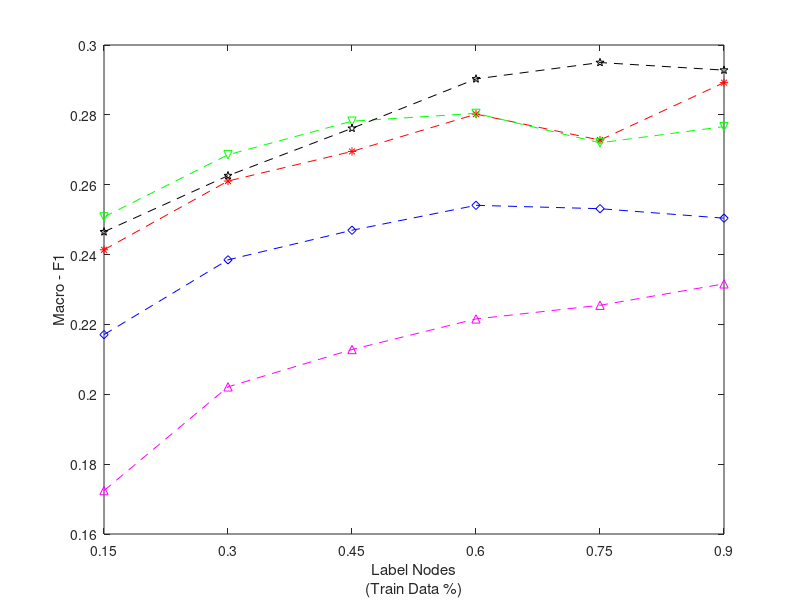

Reproduce this figure in MATLAB.
P=[1,0.15,0.35337124289195776,0.17242352932957677;
 1,0.30,0.3744851931751324,0.20213129894989737;
 1,0.45,0.38205319413373107,0.2128162599139786;
 1,0.60,0.38876633293738333,0.22157712442847435;
 1,0.75,0.39320652173913045,0.22548747891068294;
 1,0.90,0.4004092769440655,0.2316174200590683;
 2,0.15,0.387712036360685,0.21708291774693927;
 2,0.30,0.4005891016200295,0.23849483099124308;
 2,0.45,0.4062773540077529,0.24696215654973563;
 2,0.60,0.4072164948453608,0.2540967611606152;
 2,0.75,0.41301969365426694,0.253135200980507;
 2,0.90,0.40599455040871935,0.25041969614987764;
 3,0.15,0.3941510966693745,0.24137599464235854;
 3,0.30,0.4113181504485852,0.2610511757370638;
 3,0.45,0.4230720845389357,0.26952556996756233;
 3,0.60,0.42992587484916395,0.28020646275666206;
 3,0.75,0.42083562396921387,0.2727755896028444;
 3,0.90,0.43298969072164945,0.28922321963587794;
 4,0.15,0.3999513539808659,0.24714083251814095;
 4,0.30,0.4160548213411649,0.2689246839887169;
 4,0.45,0.4214731585518103,0.2791893873973378;
 4,0.60,0.4293292265571526,0.2922399171654099;
 4,0.75,0.4401555123576784,0.30129016053487784;
 4,0.90,0.4323024054982818,0.2925955520973394;
 5,0.15,0.40147284939710287,0.25078814340181954;
 5,0.30,0.4146293761001369,0.26857271353589074;
 5,0.45,0.4201909959072306,0.2781935327741083;
 5,0.60,0.4254668930390492,0.2804256968604849;
 5,0.75,0.417858106285406,0.27200932236103903;
 5,0.90,0.4169514695830485,0.27663115487094353;
 6,0.15,0.39742343218279047,0.24651029636517885;
 6,0.30,0.4067311488353731,0.2625914870253338;
 6,0.45,0.41678163802834567,0.2761489666258675;
 6,0.60,0.42988545643873655,0.29029623617136086;
 6,0.75,0.4403567447045708,0.29497887228808195;
 6,0.90,0.4336283185840708,0.2928046072211403;
 7,0.15,0.398538961038961,0.24782355968056285;
 7,0.30,0.41023365868086364,0.2636608065414223;
 7,0.45,0.428319253561972,0.28056517159684413;
 7,0.6,0.4372084988771809,0.29196121069702186;
 7,0.75,0.4477861319966583,0.2940599938930505;
 7,0.90,0.4504814305364512,0.2954233496364749
 ];



X=P(P(:,1)==1,:);
plot(X(:,2),X(:,4),'--m^');

hold on;

X=P(P(:,1)==2,:);
plot(X(:,2),X(:,4),'--bd');

hold on;

X=P(P(:,1)==3,:);
plot(X(:,2),X(:,4),'--r*');

hold on;

%X=P(P(:,1)==4,:);
%plot(X(:,2),X(:,3),'--co');

%hold on;

X=P(P(:,1)==5,:);
plot(X(:,2),X(:,4),'--gv');


hold on;

X=P(P(:,1)==6,:);
plot(X(:,2),X(:,4),'--kp');

hold on;

%X=P(P(:,1)==7,:);
%plot(X(:,2),X(:,3),'y');

%hold on;

axis tight; % removes the empty space after 3.3
set(gca,'XTick',0.15:0.15:1);% sets the x axis ticks
ylim([0.16,0.30]);
%set(gca,'YTick',0.34:0.02:0.46);% sets the x axis ticks
xlabel({'Label Nodes','(Train Data %)'});
ylabel({'Macro - F1'});

hold off;